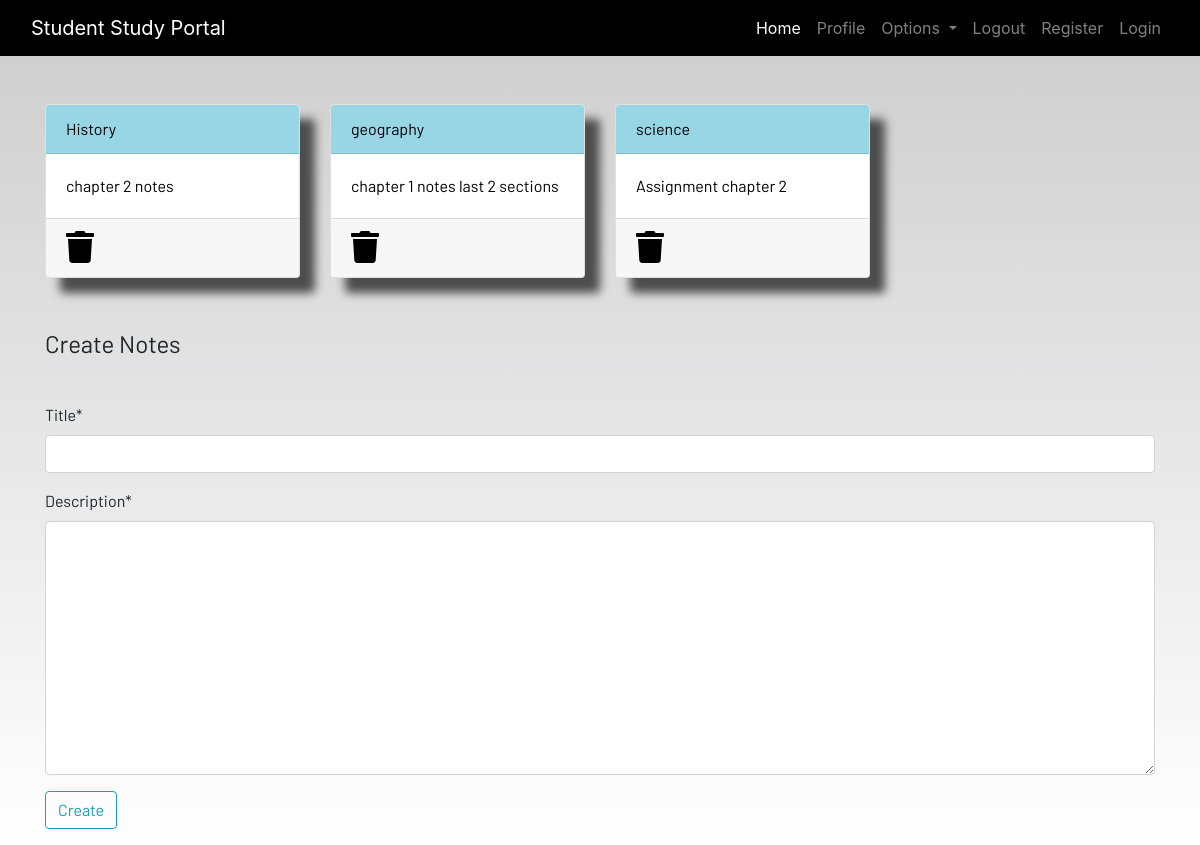
Screenshot of /notes (signed in) with the database file from the repository.
### Dashboard/models.py (models this page shows, shortened)
class Notes(models.Model):   #class notes containning below 3 columns
    user = models.ForeignKey(User,on_delete=models.CASCADE)   #when this user is deleted then this notes also deleted from database
    title = models.CharField(max_length=200)
    description = models.TextField()
    class Meta:         #for removing that extra s added by django admin
        verbose_name ="notes"    #new name
        verbose_name_plural = "notes"   #previous name

### Dashboard/views.py (the view)
# urls.py: path('notes',views.notes,name="notes"),       #mapping views.notes function
def notes(request):
    if request.method == 'POST':     #added post method
        form = NotesForm(request.POST)
        if form.is_valid():
            notes= Notes(user=request.user,title=request.POST['title'],description=request.POST['description'])
            notes.save()
        messages.success(request,f"Notes Added from {request.user.username} Successfully!")
    else:
        form = NotesForm()
    notes = Notes.objects.filter(user=request.user)    #created notes object and pass request user that is login user
    context = {'notes':notes,'form':form}         #passing notes object using context
    return render(request,'Dashboard/notes.html',context)      #rendering notes file  #passing context object in file

### Dashboard/forms.py
class NotesForm(forms.ModelForm):
    class Meta:
        model = Notes
        fields = ('title','description')

### Dashboard/templates/dashboard/notes.html (shortened to what this page needs)
{% extends 'dashboard/base.html' %}
{% load static %}
{% load crispy_forms_tags %}  >
{% block content %}
<div class="container">
    <div class="row">
        {% for note in notes %}
        <div class="col-md-3">
            <a href="{% url 'notes-detail' note.id %}">
                <div class="card">
                    <div class="card-header">{{note.title}}</div>
                    <div class="card-body">{{note.description|slice:"0:100"}}</div>
                    <div class="card-footer mt-auto "><a href="{% url 'delete-note' note.id %}">
                        <i class="fa fa-trash fa-2x"></i></a>
                    </div>
                </div>
            </a>
        </div>
        {% endfor %}
        <br><br>
    </div>
</div>
<br><br>
<div class="container">
    <form method="POST">
        <fieldset class="form-group">
            <legend class="border-bottom mb-4">Create Notes</legend>
        </fieldset>
        {{form|crispy}}
        <div class="form-group">
            <button href="" class="btn btn-outline-info" type="submit">
                Create
            </button>
        </div>
    </form>
</div>
{% endblock content %}

### static/css/main.css (style rules this page uses)
html { scroll-behavior: smooth; height: 100%; width: 100%; }
.card { box-shadow: 15px 15px 10px rgb(78, 77, 77); }
a { text-decoration: none !important; color: black; }
.card-header { color: black !important; background: rgb(152, 214, 230) !important; transition: 0.3s ease-in; }
html, body { max-width: 100%; overflow-x: hidden; height: 100%; width: 100%; }
body { background: linear-gradient(rgba(0, 0, 0, 0.2), rgba(255, 255, 255, 0.5)); overflow-x: hidden; background-repeat: no-repeat; }
.card-header { background-color: rgb(133, 204, 231); }
.col-md-3 .card { width: 100%; height: 100%; }
.fa { color: black; }

### rows the page displays
Notes: title "History", description "chapter 2 notes"
Notes: title "geography", description "chapter 1 notes last 2 sections"
Notes: title "science", description "Assignment chapter 2"
